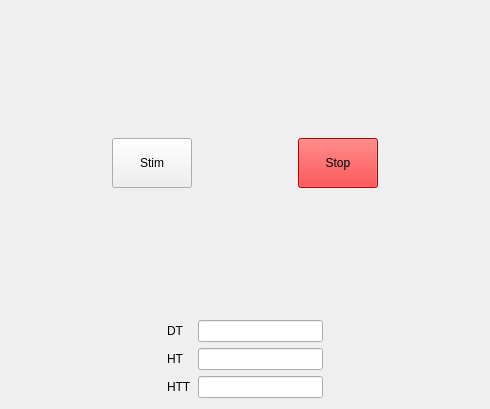
<?xml version="1.0" encoding="UTF-8"?>
<ui version="4.0">
 <class>Form</class>
 <widget class="QWidget" name="Form">
  <property name="geometry">
   <rect>
    <x>0</x>
    <y>0</y>
    <width>490</width>
    <height>409</height>
   </rect>
  </property>
  <property name="windowTitle">
   <string>Form</string>
  </property>
  <layout class="QVBoxLayout" name="verticalLayout">
   <item>
    <spacer name="verticalSpacer_2">
     <property name="orientation">
      <enum>Qt::Vertical</enum>
     </property>
     <property name="sizeHint" stdset="0">
      <size>
       <width>20</width>
       <height>40</height>
      </size>
     </property>
    </spacer>
   </item>
   <item>
    <layout class="QHBoxLayout" name="horizontalLayout">
     <item>
      <spacer name="horizontalSpacer_2">
       <property name="orientation">
        <enum>Qt::Horizontal</enum>
       </property>
       <property name="sizeHint" stdset="0">
        <size>
         <width>40</width>
         <height>20</height>
        </size>
       </property>
      </spacer>
     </item>
     <item>
      <widget class="QPushButton" name="StimButton">
       <property name="minimumSize">
        <size>
         <width>0</width>
         <height>50</height>
        </size>
       </property>
       <property name="text">
        <string>Stim</string>
       </property>
      </widget>
     </item>
     <item>
      <spacer name="horizontalSpacer">
       <property name="orientation">
        <enum>Qt::Horizontal</enum>
       </property>
       <property name="sizeHint" stdset="0">
        <size>
         <width>40</width>
         <height>20</height>
        </size>
       </property>
      </spacer>
     </item>
     <item>
      <widget class="QPushButton" name="StopButton">
       <property name="minimumSize">
        <size>
         <width>0</width>
         <height>50</height>
        </size>
       </property>
       <property name="styleSheet">
        <string notr="true">background-color: red</string>
       </property>
       <property name="text">
        <string>Stop</string>
       </property>
      </widget>
     </item>
     <item>
      <spacer name="horizontalSpacer_3">
       <property name="orientation">
        <enum>Qt::Horizontal</enum>
       </property>
       <property name="sizeHint" stdset="0">
        <size>
         <width>40</width>
         <height>20</height>
        </size>
       </property>
      </spacer>
     </item>
    </layout>
   </item>
   <item>
    <spacer name="verticalSpacer">
     <property name="orientation">
      <enum>Qt::Vertical</enum>
     </property>
     <property name="sizeHint" stdset="0">
      <size>
       <width>20</width>
       <height>40</height>
      </size>
     </property>
    </spacer>
   </item>
   <item>
    <layout class="QHBoxLayout" name="horizontalLayout_2">
     <item>
      <spacer name="horizontalSpacer_4">
       <property name="orientation">
        <enum>Qt::Horizontal</enum>
       </property>
       <property name="sizeHint" stdset="0">
        <size>
         <width>40</width>
         <height>20</height>
        </size>
       </property>
      </spacer>
     </item>
     <item>
      <layout class="QFormLayout" name="formLayout">
       <item row="0" column="0">
        <widget class="QLabel" name="label">
         <property name="text">
          <string>DT</string>
         </property>
        </widget>
       </item>
       <item row="0" column="1">
        <widget class="QLineEdit" name="DT">
         <property name="alignment">
          <set>Qt::AlignRight|Qt::AlignTrailing|Qt::AlignVCenter</set>
         </property>
         <property name="readOnly">
          <bool>true</bool>
         </property>
        </widget>
       </item>
       <item row="1" column="0">
        <widget class="QLabel" name="label_2">
         <property name="text">
          <string>HT</string>
         </property>
        </widget>
       </item>
       <item row="1" column="1">
        <widget class="QLineEdit" name="HT">
         <property name="alignment">
          <set>Qt::AlignRight|Qt::AlignTrailing|Qt::AlignVCenter</set>
         </property>
         <property name="readOnly">
          <bool>true</bool>
         </property>
        </widget>
       </item>
       <item row="2" column="0">
        <widget class="QLabel" name="label_3">
         <property name="text">
          <string>HTT</string>
         </property>
        </widget>
       </item>
       <item row="2" column="1">
        <widget class="QLineEdit" name="HTT">
         <property name="alignment">
          <set>Qt::AlignRight|Qt::AlignTrailing|Qt::AlignVCenter</set>
         </property>
         <property name="readOnly">
          <bool>true</bool>
         </property>
        </widget>
       </item>
      </layout>
     </item>
     <item>
      <spacer name="horizontalSpacer_5">
       <property name="orientation">
        <enum>Qt::Horizontal</enum>
       </property>
       <property name="sizeHint" stdset="0">
        <size>
         <width>40</width>
         <height>20</height>
        </size>
       </property>
      </spacer>
     </item>
    </layout>
   </item>
  </layout>
 </widget>
 <resources/>
 <connections/>
</ui>
